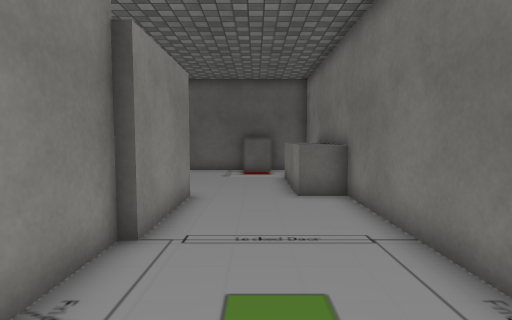
[1] (above)

13 first-person views from a walk through a scene from a Unity 3-D project. The camera is 1.2 m above the floor, tilts 4° down and sees 80° across. The floor is counted in squares, 0.72 m on a side. Each view is taken from the middle of a square. On the plan, view 1 faces up. The plan holds only what a view shows up to about 16 squares ahead; the rest is blank. The place goes on beyond the plan. The player is left out. Some surface patterns are stand-ins.

[2]
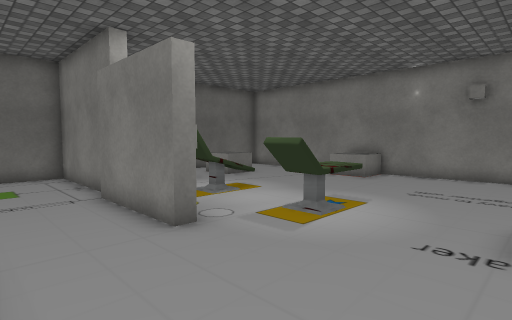

[3]
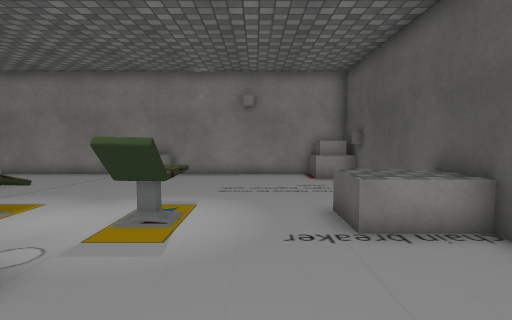

[4]
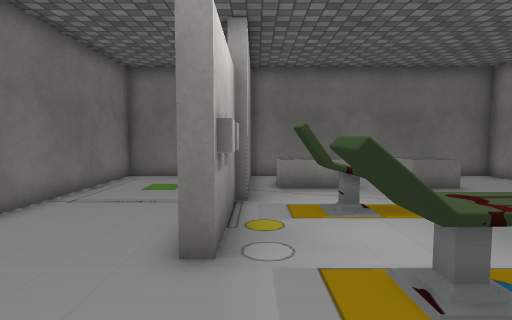

[5]
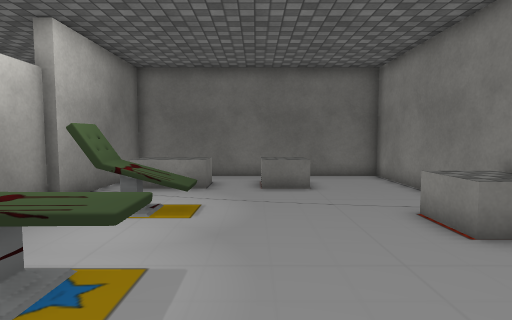

[6]
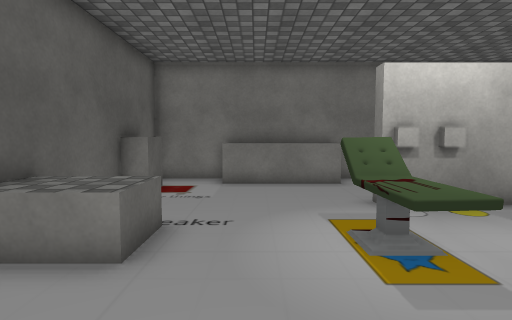

[7]
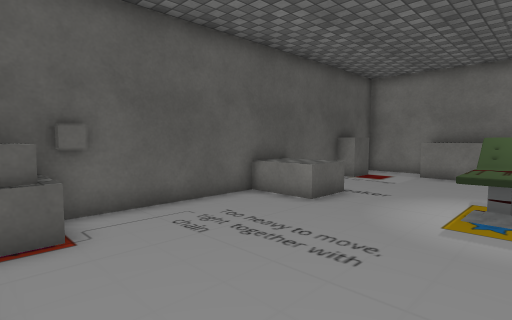

[8]
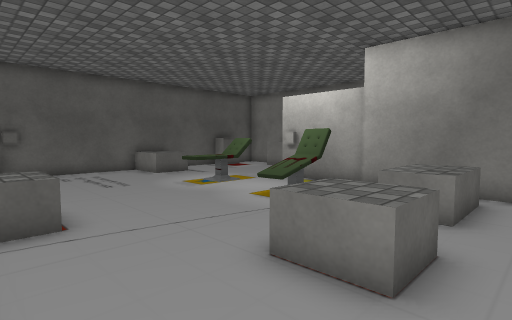

[9]
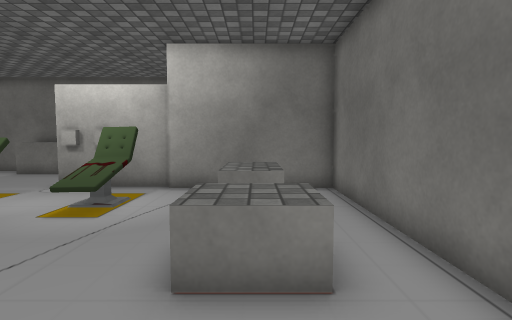

[10]
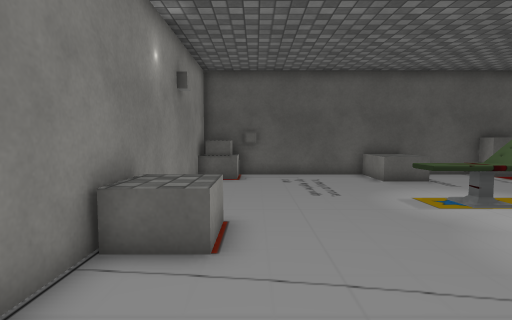

[11]
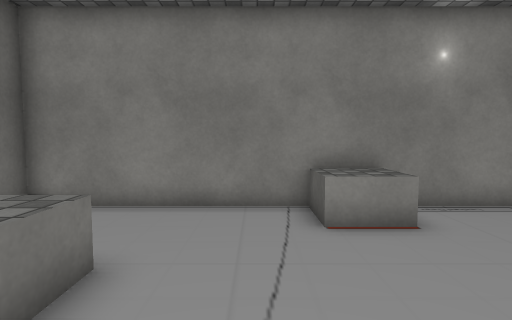

[12]
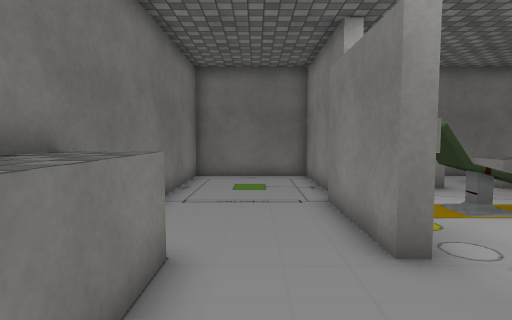

[13]
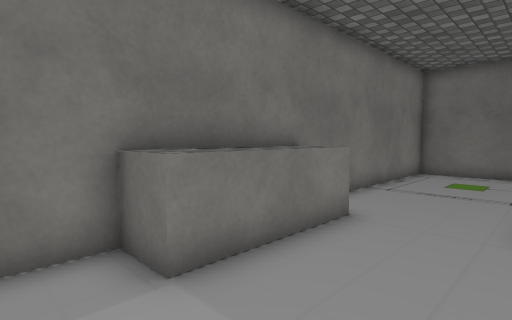

### Floor plan
Points are (right, up) in squares from view 1. A wall is a line through its corners. A room is listed if a view was taken in it or the views show most of it. See-through windows are left out.
Room 1 (views 1, 2, 3, 4, 5, 6, 7, 8, 9, 10, 11, 12, 13)
walls: (-1.9, 6.6) (-1.9, 4.9) (-2.4, 4.9) (-2.4, 6.6); (-2.3, 4.9) (-2.3, -0.6) (2.7, -0.6) (2.7, 16.2) (-12.5, 16.2); (2.8, 8.9) (1.2, 8.9) (1.2, 13.2) (2.8, 13.2); (-13.4, 16.3) (-13.4, -0.6) (-2.8, -0.6) (-2.8, 4.9) (-2.4, 4.9)
objects: block (-13, 7) to (-12, 8); block (-13, 15) to (-12, 15); block (-13, 16); block (-10, 1) to (-8, 3); block (-6, 2) to (-4, 3); other object (-6, 10) to (-4, 10); block (-6, 14) to (-5, 16); other object (-4, 6); cube (-2, 7); cube (-2, 8); block (0, 16)

Where each view was taken, in squares from view 1:
view 1: 0 up, 0 right, facing up
view 2: 14 up, 1 right, facing down-left
view 3: 12 up, 1 right, facing left
view 4: 13 up, 3 left, facing down
view 5: 13 up, 8 left, facing down
view 6: 12 up, 10 left, facing right
view 7: 9 up, 13 left, facing up-right
view 8: 0 up, 13 left, facing up-right
view 9: 2 up, 13 left, facing right
view 10: 2 up, 11 left, facing up
view 11: 5 up, 6 left, facing left
view 12: 13 up, 0 right, facing down
view 13: 15 up, 2 left, facing down-right
